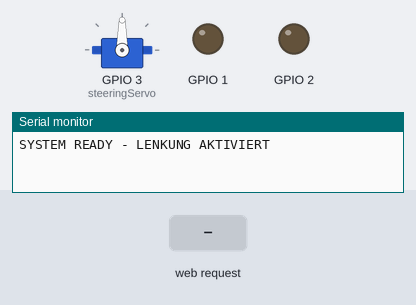
Recording of a sketch running on a simulated ESP32. Parts: servo, output pins drawn as LEDs (lit = HIGH), the last lines printed to the serial monitor. The inputs (shaded band) are chosen by the test bench. Storage starts empty.

Above: at 2.2 s.
2.3 s: HTTP request GET /control?gas=1 received
At 2.6 s:
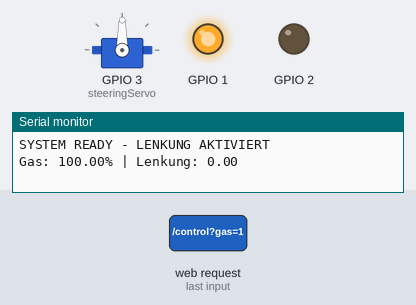
3.8 s: HTTP request GET /control?steer=1 received
At 5.0 s:
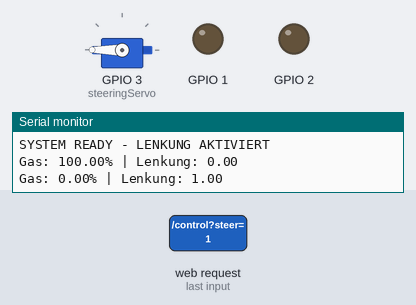
5.3 s: HTTP request GET /control?gas=1&nos=1&steer=1 received
At 6.1 s:
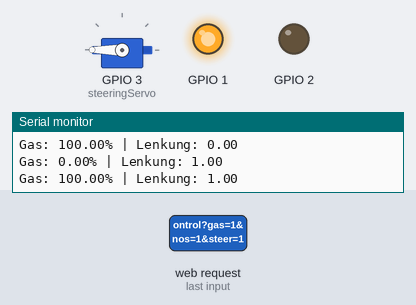
6.8 s: HTTP request GET /control received
At 7.2 s:
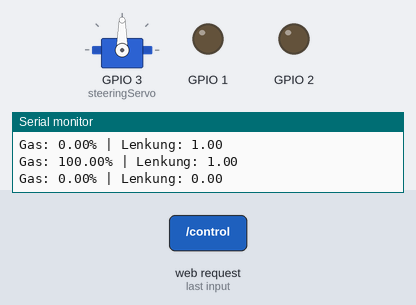
8.3 s: HTTP request GET /control?gas=120 received
At 9.5 s:
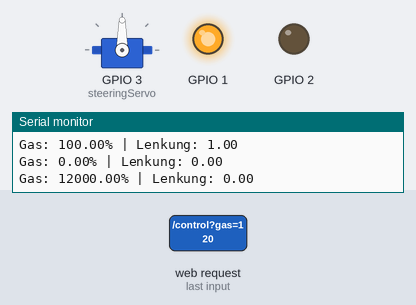
Timing chart, 0 to 10.8 s (numbered marks = the images above; inputs shaded):
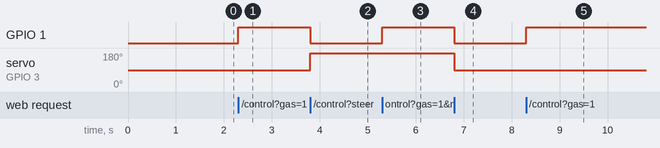

The sketch:

EspTest01.ino
```cpp
#include <WiFi.h>
#include <WebServer.h>
#include "LittleFS.h"
#include <ESP32Servo.h> // NEU: Für das Lenkservo

WebServer server(80);
Servo steeringServo; // NEU: Das Servo-Objekt

// Merker für die Konsole
int lastLogValue = -1;
int centerOffset = 0;

void handleFileRequest() {
  String path = server.uri();
  if (path == "/") path = "/index.html";

  String contentType = "text/plain";
  if (path.endsWith(".html"))      contentType = "text/html";
  else if (path.endsWith(".png"))  contentType = "image/png";
  else if (path.endsWith(".jpg"))  contentType = "image/jpeg";
  else if (path.endsWith(".css"))  contentType = "text/css";
  else if (path.endsWith(".js"))   contentType = "application/javascript";

  if (LittleFS.exists(path)) {
    File file = LittleFS.open(path, "r");
    server.streamFile(file, contentType);
    file.close();
  } else {
    server.send(404, "text/plain", "Datei nicht gefunden");
  }
}

void handleControl() {
  float gasVal = 0;
  float steerVal = 0; // NEU
  bool nosActive = false;

  if (server.hasArg("gas")) gasVal = server.arg("gas").toFloat();
  if (server.hasArg("nos")) nosActive = (server.arg("nos") == "1");
  if (server.hasArg("steer")) steerVal = server.arg("steer").toFloat(); // NEU

  // --- MOTOR LOGIK ---
  int pwmValue = (int)(gasVal * 255);
  if (nosActive) pwmValue = 255;
  if (pwmValue < 20) pwmValue = 0;

  analogWrite(D0, pwmValue);
  digitalWrite(D1, LOW);

  // --- LENK LOGIK (NEU) ---
  // steerVal kommt als -1.0 (links) bis 1.0 (rechts)
  // Wir wandeln das um: -1.0 -> 0 Grad, 0.0 -> 90 Grad, 1.0 -> 180 Grad
  int angle = (int)((steerVal + 1.0) * 90.0) + centerOffset;
  angle = constrain(angle,0,180);
  steeringServo.write(angle);

  // Konsolen-Log
  if (pwmValue != lastLogValue) {
    Serial.print("Gas: "); Serial.print(gasVal * 100); Serial.print("%");
    Serial.print(" | Lenkung: "); Serial.println(steerVal);
    lastLogValue = pwmValue;
  }

  server.send(200, "text/plain", "OK");
}

void setup() {
  Serial.begin(115200);
  delay(1000);

  pinMode(D0, OUTPUT);
  pinMode(D1, OUTPUT);

  // Servo an Pin D2 anschließen
  steeringServo.attach(D2);

  WiFi.softAP("Audi_S3_Remote", "nfs12345");

  if (!LittleFS.begin()) {
    Serial.println("!!! LittleFS Error !!!");
  }

  server.on("/control", HTTP_GET, handleControl);
  server.onNotFound(handleFileRequest);

  server.begin();
  Serial.println("SYSTEM READY - LENKUNG AKTIVIERT");
}

void loop() {
  server.handleClient();
}
```

Measured:
- after the input at 2.3 s, GPIO 1: LOW → HIGH at once
- after the input at 3.8 s, GPIO 1: HIGH → LOW at once; servo on GPIO 3 (steeringServo): 90° → 180° at once
- after the input at 5.3 s, GPIO 1: LOW → HIGH at once
- after the input at 6.8 s, GPIO 1: HIGH → LOW at once; servo on GPIO 3 (steeringServo): 180° → 90° at once
- after the input at 8.3 s, GPIO 1: LOW → HIGH at once
